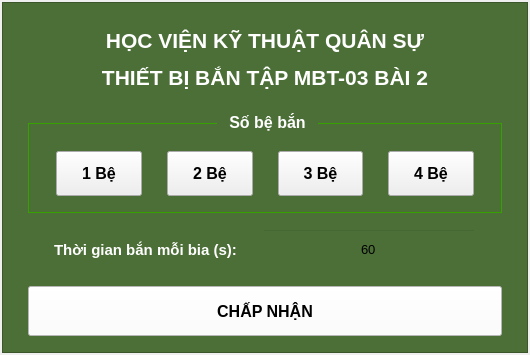
<?xml version="1.0" encoding="UTF-8"?>
<ui version="4.0">
 <class>Form</class>
 <widget class="QWidget" name="Form">
  <property name="geometry">
   <rect>
    <x>0</x>
    <y>0</y>
    <width>530</width>
    <height>355</height>
   </rect>
  </property>
  <property name="minimumSize">
   <size>
    <width>480</width>
    <height>0</height>
   </size>
  </property>
  <property name="maximumSize">
   <size>
    <width>10000</width>
    <height>784</height>
   </size>
  </property>
  <property name="windowTitle">
   <string>Form</string>
  </property>
  <property name="styleSheet">
   <string notr="true"/>
  </property>
  <layout class="QVBoxLayout" name="verticalLayout">
   <property name="spacing">
    <number>0</number>
   </property>
   <property name="leftMargin">
    <number>2</number>
   </property>
   <property name="topMargin">
    <number>2</number>
   </property>
   <property name="rightMargin">
    <number>2</number>
   </property>
   <property name="bottomMargin">
    <number>2</number>
   </property>
   <item>
    <widget class="QFrame" name="frame">
     <property name="minimumSize">
      <size>
       <width>0</width>
       <height>0</height>
      </size>
     </property>
     <property name="maximumSize">
      <size>
       <width>720</width>
       <height>780</height>
      </size>
     </property>
     <property name="styleSheet">
      <string notr="true">QFrame#frame{
background-color: rgb(75, 111, 55);
}</string>
     </property>
     <property name="frameShape">
      <enum>QFrame::StyledPanel</enum>
     </property>
     <property name="frameShadow">
      <enum>QFrame::Raised</enum>
     </property>
     <layout class="QVBoxLayout" name="verticalLayout_2">
      <property name="spacing">
       <number>0</number>
      </property>
      <property name="leftMargin">
       <number>25</number>
      </property>
      <property name="topMargin">
       <number>2</number>
      </property>
      <property name="rightMargin">
       <number>25</number>
      </property>
      <property name="bottomMargin">
       <number>2</number>
      </property>
      <item>
       <widget class="QLabel" name="label_2">
        <property name="minimumSize">
         <size>
          <width>0</width>
          <height>80</height>
         </size>
        </property>
        <property name="maximumSize">
         <size>
          <width>16777215</width>
          <height>80</height>
         </size>
        </property>
        <property name="font">
         <font>
          <family>Arial</family>
          <pointsize>16</pointsize>
          <bold>true</bold>
         </font>
        </property>
        <property name="styleSheet">
         <string notr="true">background-color: rgba(0, 147, 0, 0);
color: rgb(255, 255, 255);
border-radius:10px;</string>
        </property>
        <property name="text">
         <string>&lt;html&gt;&lt;head/&gt;&lt;body&gt;&lt;p align=&quot;center&quot;&gt;HỌC VIỆN KỸ THUẬT QUÂN SỰ&lt;/p&gt;&lt;p align=&quot;center&quot;&gt;THIẾT BỊ BẮN TẬP MBT-03 BÀI 2&lt;/p&gt;&lt;/body&gt;&lt;/html&gt;</string>
        </property>
        <property name="alignment">
         <set>Qt::AlignCenter</set>
        </property>
       </widget>
      </item>
      <item>
       <widget class="QGroupBox" name="groupBox">
        <property name="minimumSize">
         <size>
          <width>0</width>
          <height>100</height>
         </size>
        </property>
        <property name="maximumSize">
         <size>
          <width>16777215</width>
          <height>100</height>
         </size>
        </property>
        <property name="font">
         <font>
          <family>Tahoma</family>
          <pointsize>12</pointsize>
          <bold>true</bold>
         </font>
        </property>
        <property name="styleSheet">
         <string notr="true">QGroupBox::title {
    subcontrol-origin: margin;
    subcontrol-position: top center; /* căn giữa tiêu đề */
    padding: 0 10px; /* khoảng cách nếu muốn */
}
QGroupBox{
border: 1px solid rgb(54, 161, 0);
margin-top: 10px;
	color: rgb(255, 255, 255);
	background-color: rgba(255, 255, 255, 0);
}</string>
        </property>
        <property name="title">
         <string>Số bệ bắn</string>
        </property>
        <property name="checkable">
         <bool>false</bool>
        </property>
        <layout class="QHBoxLayout" name="horizontalLayout_2">
         <property name="spacing">
          <number>25</number>
         </property>
         <property name="leftMargin">
          <number>25</number>
         </property>
         <property name="topMargin">
          <number>4</number>
         </property>
         <property name="rightMargin">
          <number>25</number>
         </property>
         <property name="bottomMargin">
          <number>4</number>
         </property>
         <item>
          <widget class="PushButton" name="p_num1_btn">
           <property name="minimumSize">
            <size>
             <width>0</width>
             <height>45</height>
            </size>
           </property>
           <property name="maximumSize">
            <size>
             <width>16777215</width>
             <height>45</height>
            </size>
           </property>
           <property name="font">
            <font>
             <family>Tahoma</family>
             <pointsize>12</pointsize>
             <bold>true</bold>
            </font>
           </property>
           <property name="styleSheet">
            <string notr="true">PushButton, ToolButton, ToggleButton, ToggleToolButton {
    color: white;
	background-color: rgb(0, 153, 0);
    border: 1px solid rgba(0, 0, 0, 0.073);
    border-bottom: 1px solid rgba(0, 0, 0, 0.183);
    border-radius: 5px;
    /* font: 14px 'Segoe UI', 'Microsoft YaHei'; */
    padding: 5px 12px 6px 12px;
    outline: none;
}

PushButton:hover, ToolButton:hover, ToggleButton:hover, ToggleToolButton:hover {
	background-color: rgb(0, 184, 0);
}

PushButton:pressed, ToolButton:pressed, ToggleButton:pressed, ToggleToolButton:pressed {
    color: white;
	background-color: rgb(52, 157, 0);
    border-bottom: 1px solid rgba(0, 0, 0, 0.073);
}</string>
           </property>
           <property name="text">
            <string>1 Bệ</string>
           </property>
          </widget>
         </item>
         <item>
          <widget class="PushButton" name="p_num2_btn">
           <property name="minimumSize">
            <size>
             <width>0</width>
             <height>45</height>
            </size>
           </property>
           <property name="maximumSize">
            <size>
             <width>16777215</width>
             <height>45</height>
            </size>
           </property>
           <property name="font">
            <font>
             <family>Tahoma</family>
             <pointsize>12</pointsize>
             <bold>true</bold>
            </font>
           </property>
           <property name="text">
            <string>2 Bệ</string>
           </property>
          </widget>
         </item>
         <item>
          <widget class="PushButton" name="p_num3_btn">
           <property name="minimumSize">
            <size>
             <width>0</width>
             <height>45</height>
            </size>
           </property>
           <property name="maximumSize">
            <size>
             <width>16777215</width>
             <height>45</height>
            </size>
           </property>
           <property name="font">
            <font>
             <family>Tahoma</family>
             <pointsize>12</pointsize>
             <bold>true</bold>
            </font>
           </property>
           <property name="text">
            <string>3 Bệ</string>
           </property>
          </widget>
         </item>
         <item>
          <widget class="PushButton" name="p_num4_btn">
           <property name="minimumSize">
            <size>
             <width>0</width>
             <height>45</height>
            </size>
           </property>
           <property name="maximumSize">
            <size>
             <width>16777215</width>
             <height>45</height>
            </size>
           </property>
           <property name="font">
            <font>
             <family>Tahoma</family>
             <pointsize>12</pointsize>
             <bold>true</bold>
            </font>
           </property>
           <property name="text">
            <string>4 Bệ</string>
           </property>
          </widget>
         </item>
        </layout>
       </widget>
      </item>
      <item>
       <widget class="QFrame" name="frame_2">
        <property name="minimumSize">
         <size>
          <width>0</width>
          <height>45</height>
         </size>
        </property>
        <property name="maximumSize">
         <size>
          <width>16777215</width>
          <height>45</height>
         </size>
        </property>
        <property name="styleSheet">
         <string notr="true">background-color: rgba(255, 255, 255, 0);</string>
        </property>
        <property name="frameShape">
         <enum>QFrame::StyledPanel</enum>
        </property>
        <property name="frameShadow">
         <enum>QFrame::Raised</enum>
        </property>
        <layout class="QHBoxLayout" name="horizontalLayout">
         <property name="spacing">
          <number>25</number>
         </property>
         <property name="leftMargin">
          <number>25</number>
         </property>
         <property name="topMargin">
          <number>0</number>
         </property>
         <property name="rightMargin">
          <number>25</number>
         </property>
         <property name="bottomMargin">
          <number>0</number>
         </property>
         <item>
          <widget class="QLabel" name="label">
           <property name="font">
            <font>
             <family>Tahoma</family>
             <pointsize>11</pointsize>
             <bold>true</bold>
            </font>
           </property>
           <property name="styleSheet">
            <string notr="true">color: rgb(255, 255, 255);
background-color: rgba(255, 255, 255, 0);</string>
           </property>
           <property name="text">
            <string>Thời gian bắn mỗi bia (s):</string>
           </property>
          </widget>
         </item>
         <item>
          <widget class="LineEdit" name="time_edit">
           <property name="minimumSize">
            <size>
             <width>0</width>
             <height>40</height>
            </size>
           </property>
           <property name="maximumSize">
            <size>
             <width>16777215</width>
             <height>40</height>
            </size>
           </property>
           <property name="font">
            <font>
             <pointsize>10</pointsize>
            </font>
           </property>
           <property name="styleSheet">
            <string notr="true">LineEdit, TextEdit, PlainTextEdit {
    color: black;
    background-color: rgba(255, 255, 255);
    border: 1px solid rgba(0, 0, 0, 13);
    border-bottom: 1px solid rgba(0, 0, 0, 100);
    border-radius: 0px;
    /* font: 14px &quot;Segoe UI&quot;, &quot;Microsoft YaHei&quot;; */
    padding: 0px 10px;
    selection-background-color: rgb(255, 255, 255);
}

TextEdit,
PlainTextEdit {
    padding: 2px 3px 2px 8px;
}

LineEdit:hover, TextEdit:hover, PlainTextEdit:hover {
    background-color: rgba(249, 249, 249, 0.5);
    border: 1px solid rgba(0, 0, 0, 13);
    border-bottom: 1px solid rgba(0, 0, 0, 100);
}

LineEdit:focus {
    border-bottom: 1px solid rgba(0, 0, 0, 13);
    background-color: white;
}

TextEdit:focus,
PlainTextEdit:focus {
    border-bottom: 1px solid #009faa;
    background-color: white;
}

LineEdit:disabled, TextEdit:disabled,
PlainTextEdit:disabled {
    color: black;
    background-color: rgba(249, 249, 249, 0.3);
    border: 1px solid rgba(0, 0, 0, 13);
    border-bottom: 1px solid rgba(0, 0, 0, 13);
}

#lineEditButton {
    background-color: transparent;
    border-radius: 4px;
    margin: 0;
}

#lineEditButton:hover {
    background-color: rgba(0, 0, 0, 9);
}

#lineEditButton:pressed {
    background-color: rgba(0, 0, 0, 6);
}
</string>
           </property>
           <property name="text">
            <string>60</string>
           </property>
           <property name="alignment">
            <set>Qt::AlignCenter</set>
           </property>
          </widget>
         </item>
        </layout>
       </widget>
      </item>
      <item>
       <widget class="PushButton" name="start_btn">
        <property name="minimumSize">
         <size>
          <width>0</width>
          <height>50</height>
         </size>
        </property>
        <property name="maximumSize">
         <size>
          <width>16777215</width>
          <height>50</height>
         </size>
        </property>
        <property name="font">
         <font>
          <family>Tahoma</family>
          <pointsize>12</pointsize>
          <bold>true</bold>
         </font>
        </property>
        <property name="styleSheet">
         <string notr="true">background-color: rgb(255, 255, 255);</string>
        </property>
        <property name="text">
         <string>CHẤP NHẬN</string>
        </property>
       </widget>
      </item>
     </layout>
    </widget>
   </item>
  </layout>
 </widget>
 <customwidgets>
  <customwidget>
   <class>PushButton</class>
   <extends>QPushButton</extends>
   <header>qfluentwidgets</header>
  </customwidget>
  <customwidget>
   <class>LineEdit</class>
   <extends>QLineEdit</extends>
   <header>qfluentwidgets</header>
  </customwidget>
 </customwidgets>
 <resources/>
 <connections/>
</ui>
